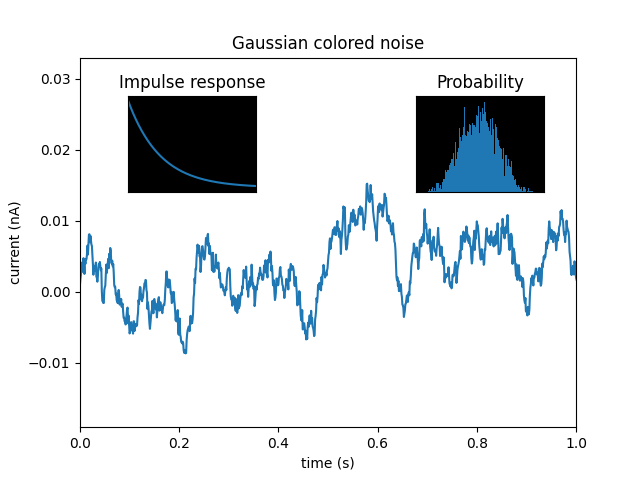

Write the Python code that produced this figure.
# 引入所需库
import matplotlib.pyplot as plt
import numpy as np
import matplotlib
matplotlib.use('TkAgg')

# 设置随机数种子
np.random.seed(19680801)

"""
    定义时间间隔dt为0.001秒，生成一个从0开始，步长为dt，长度为10秒的时间序列t
    生成一个长度为1000的指数衰减函数r，用于模拟神经元的响应
    生成一个长度为len(t)的随机噪声序列x
    使用np.convolve()函数将x和r进行卷积运算，得到一个新的时间序列s，长度与x相同
"""
dt = 0.001
t = np.arange(0.0, 10.0, dt)
r = np.exp(-t[:1000] / 0.05)
x = np.random.randn(len(t))
s = np.convolve(x, r)[:len(x)] * dt

# 创建matplotlib图形对象fig和主轴main_ax，将t和s绘制在主轴上
fig, main_ax = plt.subplots()
main_ax.plot(t, s)

# 设置主轴的x轴和y轴范围，并添加x轴和y轴标签以及图表标题
main_ax.set_xlim(0, 1)
main_ax.set_ylim(1.1 * np.min(s), 2 * np.max(s))
main_ax.set_xlabel('time (s)')
main_ax.set_ylabel('current (nA)')
main_ax.set_title('Gaussian colored noise')

# 创建一个右插入轴right_inset_ax，用于绘制s的概率分布图
right_inset_ax = fig.add_axes([.65, .6, .2, .2], facecolor='k')
right_inset_ax.hist(s, 400, density=True)
right_inset_ax.set(title='Probability', xticks=[], yticks=[])

# 创建一个左插入轴left_inset_ax，用于绘制r的时域图
left_inset_ax = fig.add_axes([.2, .6, .2, .2], facecolor='k')
left_inset_ax.plot(t[:len(r)], r)
left_inset_ax.set(title='Impulse response', xlim=(0, .2), xticks=[], yticks=[])

plt.show()
